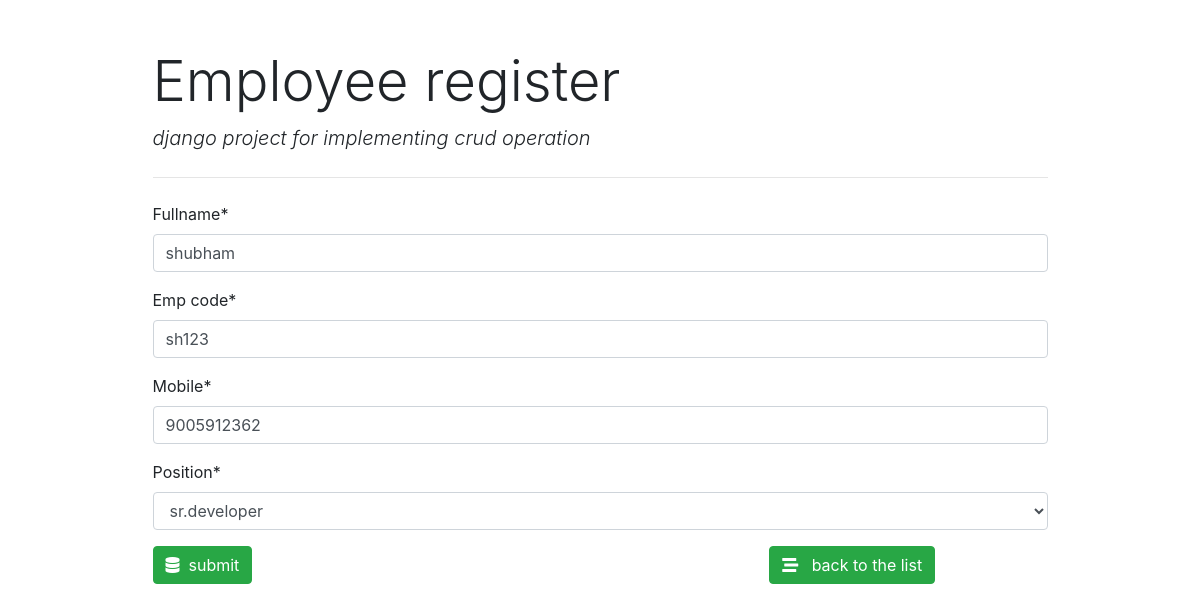
/employee/23/, run on the app's committed database.
### employee/models.py (models this page shows, shortened)
class employee(models.Model):
    fullname=models.CharField(max_length=50)
    emp_code=models.CharField(max_length=30)
    mobile=models.CharField(max_length=30)
    position=models.ForeignKey(position,on_delete=models.CASCADE)

### employee/views.py (the view, shortened to what this page needs)
# urls.py: path('', views.employee_forms,name='employee_insert'),
def employee_forms(request,id=0):
    if request.method== "GET":
        if id==0:
            form =EmployeeForm()
        else:
            employees= employee.objects.get(pk=id)
            form = EmployeeForm(instance=employees)
        return render(request,"employee/employee_forms.html",{'form':form})

### employee/forms.py
class EmployeeForm(forms.ModelForm):
    class Meta:
        model= employee
        fields= '__all__'
    def __init__(self,*args,**kwargs):
        super(EmployeeForm,self).__init__(*args,**kwargs)
        self.fields['position'].empty_label ="select"

### employee/models.py (called while the page is built)
    def __str__(self):
        return self.title

### employee/templates/employee/employee_forms.html (shortened to what this page needs)
{% extends "employee/base.html" %}
{% load crispy_forms_tags %}
{% block content %}
<form action="" method="POST" autocomplete="off">
    {{form|crispy}}
    <div class="row">
        <div class="col-md-8">
            <button type="submit" class="btn btn-success">
                <i class="fas fa-database"></i> &nbsp;submit
            </button>
        </div>
        <div class="col-md-4">
            <a href="{%url 'employee_list' %}" class="btn btn-success">
                <i class="fas fa-stream"></i> &nbsp; back to the list
            </a>
        </div>
    </div>
</form>
{% endblock content %}

### data on the page
employee: fullname "shubham", emp_code "sh123", mobile "9005912362", position "sr.developer"
